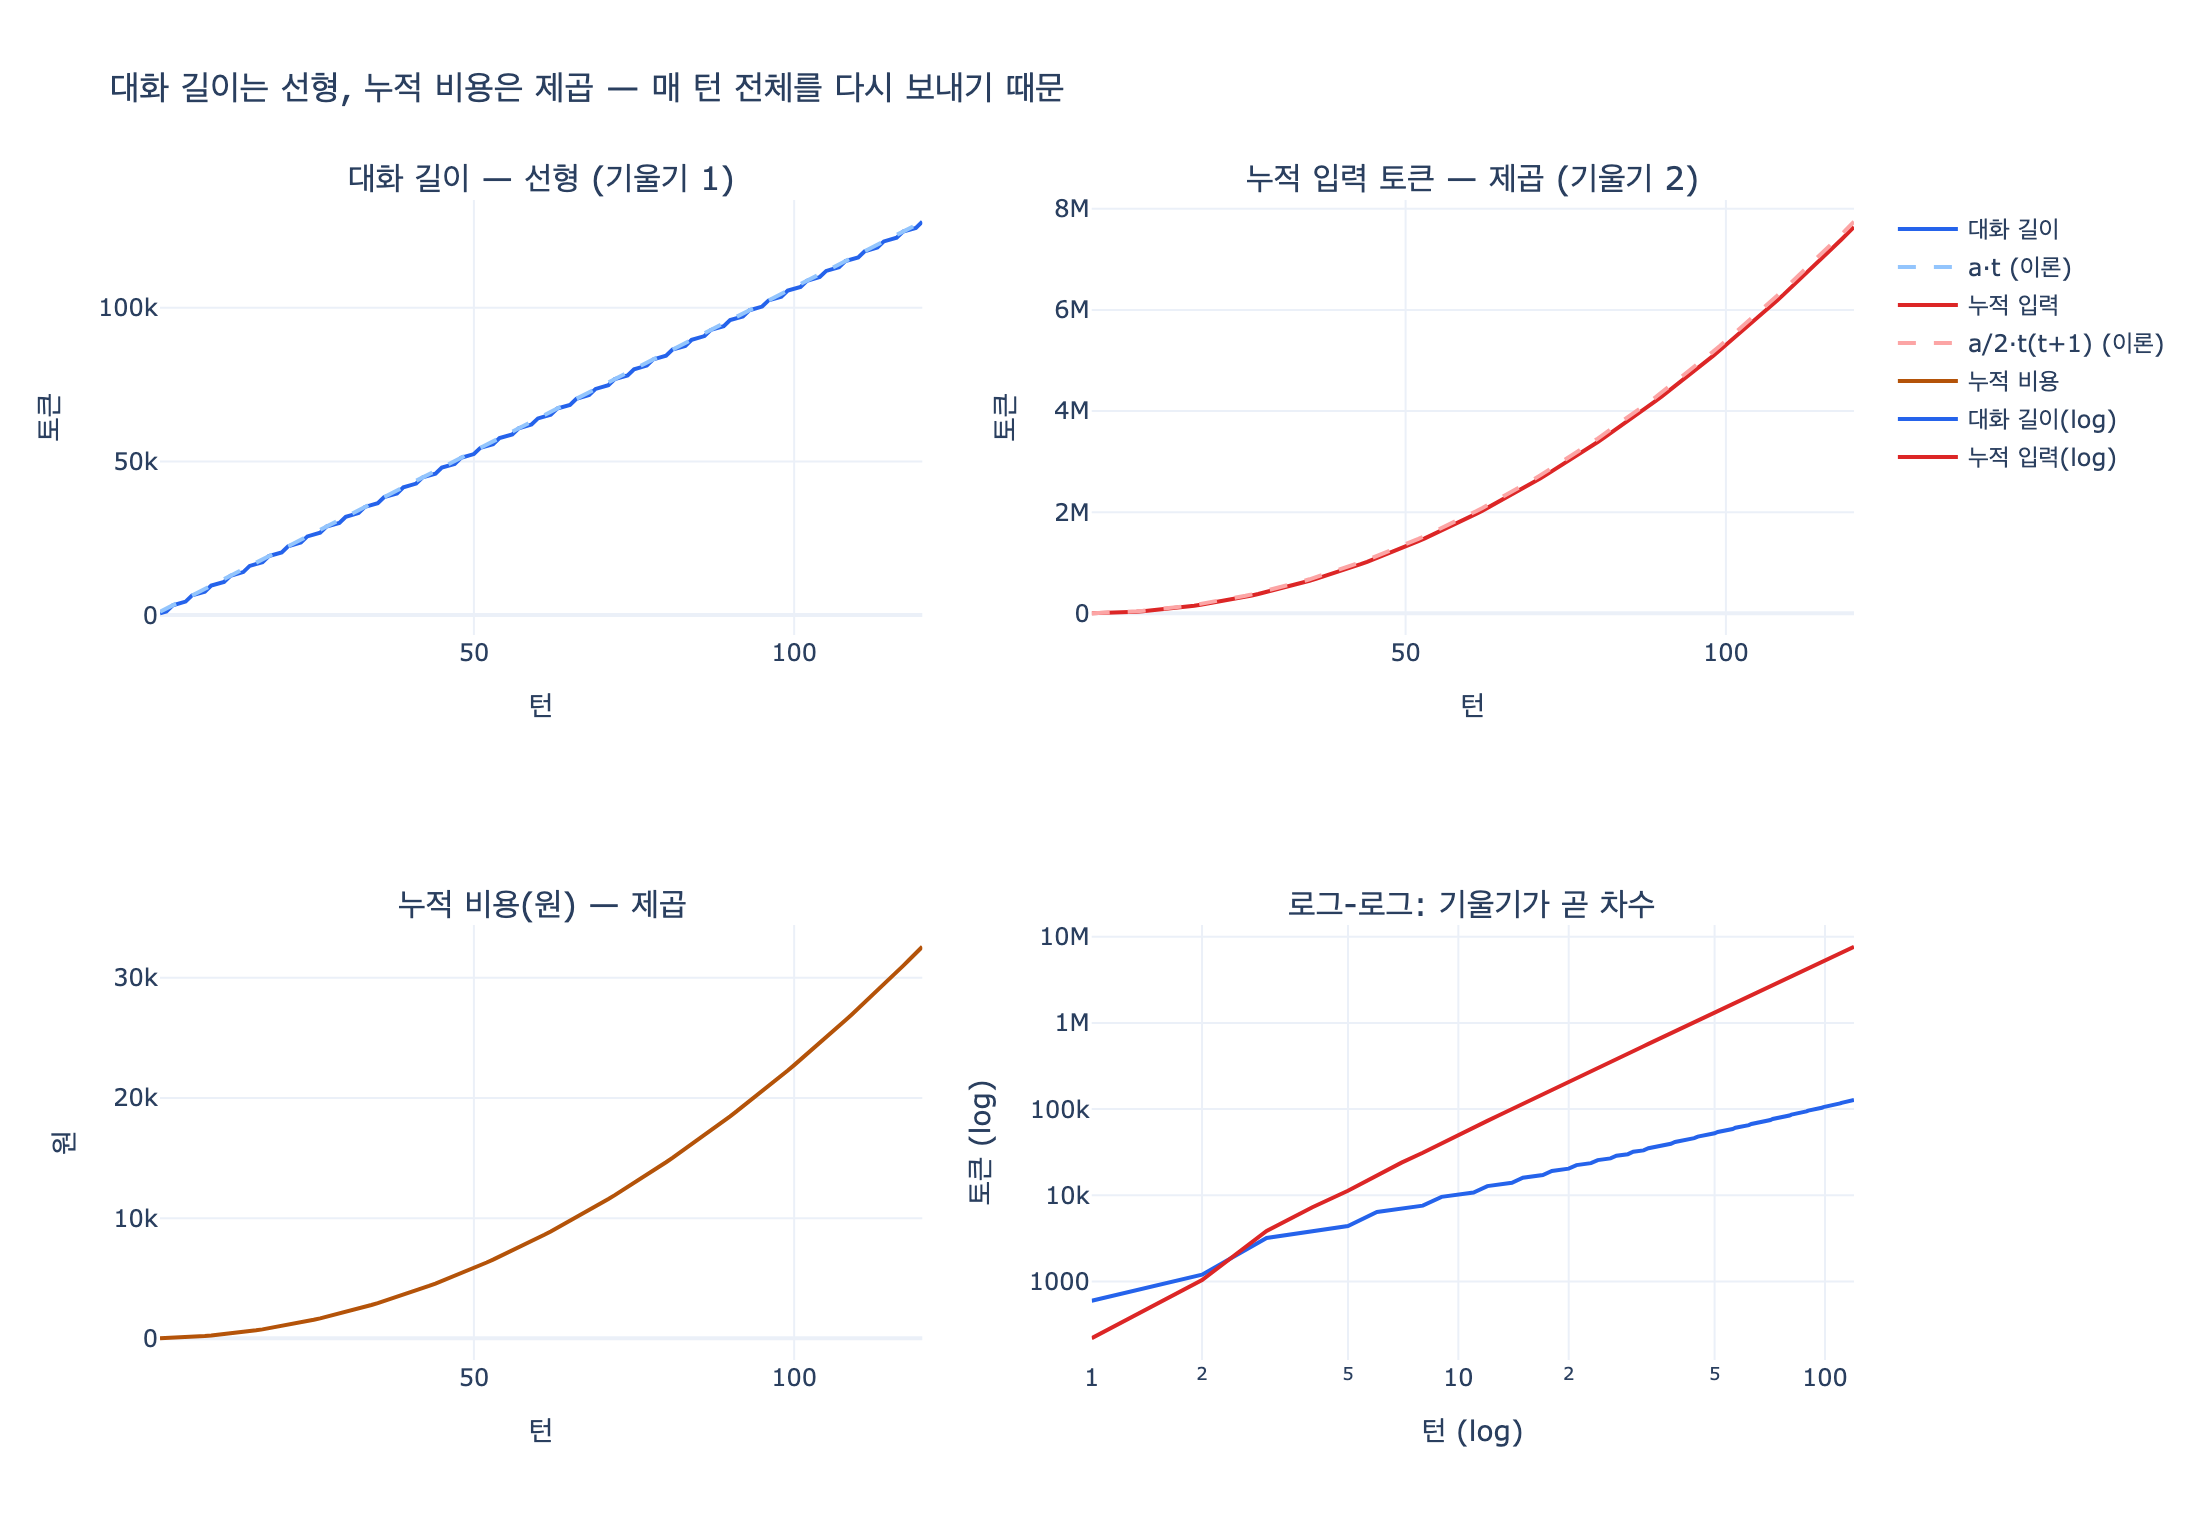

The Python source for this figure:
# 필요 패키지: plotly, kaleido  (pip install plotly kaleido)
# %% [markdown]
# # 대화 길이는 선형, 누적 비용은 제곱
#
# 24장 24.1절 / `ex1_growth.py`의 핵심을 단계적으로 재현한다.
#
# **질문** 대화 길이와 누적 비용은 각각 어떻게 자라는가?
#
# **답** 대화 길이는 **선형**으로, 누적 비용은 **제곱**으로 자란다.
# 이유는 하나다 — 스테이트리스 API라서 **매 턴 대화 전체를 다시 보내기** 때문이다.
#
# 턴 $t$에서 대화 길이를 $H(t)$, 그 턴에 새로 붙는 양을 $a$라 하면
#
# $$H(t) \approx a\,t \quad (\text{선형})$$
#
# 매 턴 $H(t)$를 통째로 다시 보내므로 누적 입력 토큰은
#
# $$S(t) = \sum_{k=1}^{t} H(k) \approx \frac{a}{2}\,t^2 \quad (\text{제곱})$$
#
# 따라서 **턴이 2배가 되면 비용은 4배**가 된다.

# %%
# 24장 ex1_growth.py와 동일한 파라미터
TURN_IN = 220  # 한 턴에 사용자가 넣는 토큰
TURN_OUT = 380  # 한 턴에 모델이 내놓는 토큰
TOOL_OUT = 1_400  # 도구 결과가 붙는 턴의 추가 토큰
TOOL_EVERY = 3  # 세 턴에 한 번 도구를 부른다

PRICE_IN = 3.0 / 1_000_000  # 달러, 입력 100만 토큰당
PRICE_OUT = 15.0 / 1_000_000  # 달러, 출력 100만 토큰당
KRW = 1_380

WINDOW = 200_000  # 모델이 받아 주는 최대 입력 토큰

# 한 턴에 «평균» 붙는 양 a
a = TURN_IN + TURN_OUT + TOOL_OUT / TOOL_EVERY
print(f"턴당 평균 증가량 a = {a:,.1f} 토큰")
# 출력: 턴당 평균 증가량 a = 1,066.7 토큰


def _show(fig):
    try:
        from IPython import get_ipython

        if get_ipython() is not None:  # VSCode 셀/Jupyter에서만 렌더링
            fig.show()
    except ImportError:
        pass


# %% [markdown]
# ## 1단계 — 시뮬레이션
#
# 매 턴 하는 일은 딱 세 가지다.
#
# 1. 사용자 입력을 대화에 붙인다 (그리고 3턴마다 도구 결과도 붙는다)
# 2. **지금까지 쌓인 대화 전체**를 입력으로 보낸다  ← 여기가 제곱의 원인
# 3. 모델 출력을 대화에 붙인다

# %%
def simulate(turns):
    history = 0  # 지금까지 쌓인 대화 길이 (= 한 번 보낼 때의 입력 크기)
    sent_in = 0  # 누적으로 «보낸» 입력 토큰
    sent_out = 0
    rows = []
    for t in range(1, turns + 1):
        history += TURN_IN
        if t % TOOL_EVERY == 0:
            history += TOOL_OUT
        sent_in += history  # 매 턴 전체 대화를 «다시» 보낸다
        sent_out += TURN_OUT
        history += TURN_OUT
        cost_krw = (sent_in * PRICE_IN + sent_out * PRICE_OUT) * KRW
        rows.append(
            {
                "turn": t,
                "history": history,  # 대화 길이 (선형)
                "sent_in": sent_in,  # 누적 입력 (제곱)
                "krw": cost_krw,  # 누적 비용 (제곱)
                "window_use": history / WINDOW,
            }
        )
    return rows


rows = simulate(120)
marks = [1, 5, 10, 20, 40, 80, 120]

print(f"{'턴':>5}{'대화 길이':>12}{'누적 입력':>14}{'누적 비용':>12}{'창 사용률':>10}")
print("-" * 56)
for r in rows:
    if r["turn"] in marks:
        print(
            f"{r['turn']:>5}{r['history']:>12,}{r['sent_in']:>14,}"
            f"{r['krw']:>11,.0f}원{r['window_use']:>9.0%}"
        )
# 출력:
#     턴       대화 길이         누적 입력       누적 비용     창 사용률
# --------------------------------------------------------
#     1         600           220          9원       0%
#     5       4,400        11,300         86원       2%
#    10      10,200        50,200        286원       5%
#    20      20,400       206,600      1,013원      10%
#    40      42,200       840,800      3,796원      21%
#    80      84,400     3,387,800     14,655원      42%
#   120     128,000     7,642,400     32,583원      64%

# %% [markdown]
# 표를 세로로 읽으면 두 열의 **성격이 다르다**는 게 보인다.
#
# | 턴 | 대화 길이 | 배수 | 누적 입력 | 배수 |
# |---|---|---|---|---|
# | 20 | 20,400 | — | 206,600 | — |
# | 40 | 42,200 | ×2.07 | 840,800 | ×4.07 |
# | 80 | 84,400 | ×2.00 | 3,387,800 | ×4.03 |
#
# 턴이 2배가 될 때 대화 길이는 **2배**(선형), 누적 입력은 **4배**(제곱)다.

# %%
# 배수를 직접 확인한다
by_turn = {r["turn"]: r for r in rows}
for lo, hi in [(10, 20), (20, 40), (40, 80), (60, 120)]:
    h = by_turn[hi]["history"] / by_turn[lo]["history"]
    s = by_turn[hi]["sent_in"] / by_turn[lo]["sent_in"]
    c = by_turn[hi]["krw"] / by_turn[lo]["krw"]
    print(f"{lo:>3}턴 → {hi:>3}턴 : 대화 길이 x{h:.2f}   누적 입력 x{s:.2f}   비용 x{c:.2f}")
# 출력:
#  10턴 →  20턴 : 대화 길이 x2.00   누적 입력 x4.12   비용 x3.53
#  20턴 →  40턴 : 대화 길이 x2.07   누적 입력 x4.07   비용 x3.75
#  40턴 →  80턴 : 대화 길이 x2.00   누적 입력 x4.03   비용 x3.86
#  60턴 → 120턴 : 대화 길이 x2.00   누적 입력 x4.02   비용 x3.91

# %% [markdown]
# 비용 배수가 4보다 약간 작은 건 출력 토큰($\propto t$, 선형) 이 섞여 있어서다.
# 턴이 길어질수록 입력이 지배하므로 비용 배수도 4에 수렴한다.

# %% [markdown]
# ## 2단계 — 닫힌 식과 맞춰 보기
#
# $$H(t) \approx a\,t, \qquad S(t) \approx \frac{a}{2}t^2 + \frac{a}{2}t = \frac{a}{2}t(t+1)$$

# %%
print(f"{'턴':>5}{'실제 대화 길이':>14}{'a*t':>10}{'실제 누적입력':>14}{'a/2*t(t+1)':>14}")
print("-" * 58)
for t in marks:
    r = by_turn[t]
    print(f"{t:>5}{r['history']:>14,}{a * t:>10,.0f}{r['sent_in']:>14,}{a / 2 * t * (t + 1):>14,.0f}")
# 출력:
#     턴      실제 대화 길이       a*t       실제 누적입력    a/2*t(t+1)
# ----------------------------------------------------------
#     1           600     1,067           220         1,067
#     5         4,400     5,333        11,300        16,000
#    10        10,200    10,667        50,200        58,667
#    20        20,400    21,333       206,600       224,000
#    40        42,200    42,667       840,800       874,667
#    80        84,400    85,333     3,387,800     3,456,000
#   120       128,000   128,000     7,642,400     7,744,000

# %% [markdown]
# 대화 길이는 $a\,t$와 거의 정확히 맞는다.
# 누적 입력은 초반에만 이론값보다 낮고(1턴 220 vs 1,067),
# 턴이 늘수록 이론값에 수렴한다(120턴에서 7,642,400 vs 7,744,000, 99%).
# 초반이 낮은 이유는 도구 결과가 3턴마다 «뒤늦게» 붙고,
# 그 턴의 모델 출력은 «다음» 턴부터 재전송되기 때문이다. 차수는 처음부터 $t^2$다.
#
# 차수를 직접 재 보자. $\log S$ 를 $\log t$ 에 대해 회귀하면 기울기가 지수다.

# %%
import math

lo, hi = 20, 120
slope_hist = (math.log(by_turn[hi]["history"]) - math.log(by_turn[lo]["history"])) / (
    math.log(hi) - math.log(lo)
)
slope_sent = (math.log(by_turn[hi]["sent_in"]) - math.log(by_turn[lo]["sent_in"])) / (
    math.log(hi) - math.log(lo)
)
print(f"대화 길이의 차수  ≈ {slope_hist:.3f}   (1 이면 선형)")
print(f"누적 입력의 차수  ≈ {slope_sent:.3f}   (2 이면 제곱)")
# 출력: 대화 길이의 차수  ≈ 1.025   (1 이면 선형)
# 출력: 누적 입력의 차수  ≈ 2.015   (2 이면 제곱)

# %% [markdown]
# ## 3단계 — «창이 아직 남았으니 괜찮다»가 틀린 이유
#
# 120턴에서도 창 사용률은 64%다. 아직 안 찼다.
# 그런데 누적 비용은 이미 20턴의 **32배**다. 돈이 창보다 먼저 터진다.

# %%
r20, r120 = by_turn[20], by_turn[120]
print(f"20턴  : 창 {r20['window_use']:.0%},  누적 비용 {r20['krw']:,.0f}원")
print(f"120턴 : 창 {r120['window_use']:.0%},  누적 비용 {r120['krw']:,.0f}원")
print(f"→ 창은 {r120['window_use'] / r20['window_use']:.1f}배인데 비용은 {r120['krw'] / r20['krw']:.1f}배")
# 출력: 20턴  : 창 10%,  누적 비용 1,013원
# 출력: 120턴 : 창 64%,  누적 비용 32,583원
# 출력: → 창은 6.3배인데 비용은 32.2배

# %%
# 24장 도입부의 «6.4배 청구서»를 재현한다.
# 20턴을 가정하고 예산을 잡았는데 실제 사용자는 평균 47턴을 썼다.
assumed, actual = 20, 47
print(f"가정 {assumed}턴 : {by_turn[assumed]['krw']:,.0f}원/대화")
print(f"실제 {actual}턴 : {by_turn[actual]['krw']:,.0f}원/대화")
print(f"→ 청구서 배수 {by_turn[actual]['krw'] / by_turn[assumed]['krw']:.1f}배")
print(f"   (턴 배수는 {actual / assumed:.2f}배일 뿐인데)")
# 출력: 가정 20턴 : 1,013원/대화
# 출력: 실제 47턴 : 5,184원/대화
# 출력: → 청구서 배수 5.1배
# 출력:    (턴 배수는 2.35배일 뿐인데)

# %% [markdown]
# 턴 수는 2.35배 늘었을 뿐인데 청구서는 5.1배다. $2.35^2 \approx 5.5$ 니 제곱이 맞다.
# 책의 6.4배는 도구 사용량 등 파라미터 차이지만, **메커니즘은 이 제곱 그대로**다.

# %% [markdown]
# ## 4단계 — 그래프로 확인
#
# 왼쪽은 선형(직선), 오른쪽은 제곱(위로 휘는 곡선).
# 아래 로그–로그 그래프에서는 기울기가 각각 1과 2인 직선으로 보인다.

# %%
import plotly.graph_objects as go
from plotly.subplots import make_subplots

turns = [r["turn"] for r in rows]
hist = [r["history"] for r in rows]
sent = [r["sent_in"] for r in rows]
krw = [r["krw"] for r in rows]

fig = make_subplots(
    rows=2,
    cols=2,
    subplot_titles=(
        "대화 길이 — 선형 (기울기 1)",
        "누적 입력 토큰 — 제곱 (기울기 2)",
        "누적 비용(원) — 제곱",
        "로그-로그: 기울기가 곧 차수",
    ),
)

fig.add_trace(go.Scatter(x=turns, y=hist, name="대화 길이", line=dict(color="#2563eb")), row=1, col=1)
fig.add_trace(
    go.Scatter(x=turns, y=[a * t for t in turns], name="a·t (이론)", line=dict(color="#93c5fd", dash="dash")),
    row=1,
    col=1,
)
fig.add_trace(go.Scatter(x=turns, y=sent, name="누적 입력", line=dict(color="#dc2626")), row=1, col=2)
fig.add_trace(
    go.Scatter(
        x=turns,
        y=[a / 2 * t * (t + 1) for t in turns],
        name="a/2·t(t+1) (이론)",
        line=dict(color="#fca5a5", dash="dash"),
    ),
    row=1,
    col=2,
)
fig.add_trace(go.Scatter(x=turns, y=krw, name="누적 비용", line=dict(color="#b45309")), row=2, col=1)
fig.add_trace(go.Scatter(x=turns, y=hist, name="대화 길이(log)", line=dict(color="#2563eb")), row=2, col=2)
fig.add_trace(go.Scatter(x=turns, y=sent, name="누적 입력(log)", line=dict(color="#dc2626")), row=2, col=2)

fig.update_xaxes(title_text="턴", row=1, col=1)
fig.update_xaxes(title_text="턴", row=1, col=2)
fig.update_xaxes(title_text="턴", row=2, col=1)
fig.update_xaxes(title_text="턴 (log)", type="log", row=2, col=2)
fig.update_yaxes(title_text="토큰", row=1, col=1)
fig.update_yaxes(title_text="토큰", row=1, col=2)
fig.update_yaxes(title_text="원", row=2, col=1)
fig.update_yaxes(title_text="토큰 (log)", type="log", row=2, col=2)

fig.update_layout(
    title="대화 길이는 선형, 누적 비용은 제곱 — 매 턴 전체를 다시 보내기 때문",
    height=760,
    width=1100,
    template="plotly_white",
)

_show(fig)
fig.write_image("expy.png", scale=2)
print("expy.png 저장 완료")
# 출력: expy.png 저장 완료

# %% [markdown]
# ## 정리
#
# | 항목 | 자라는 모양 | 턴 2배일 때 |
# |---|---|---|
# | 대화 길이 $H(t)$ | 선형 $O(t)$ | 2배 |
# | 매 턴 보내는 입력 | 선형 $O(t)$ | 2배 |
# | **누적 입력 / 누적 비용** $S(t)$ | **제곱 $O(t^2)$** | **4배** |
#
# - 제곱의 원인은 모델 API가 스테이트리스라서 **매 턴 대화 전체를 재전송**하기 때문이다.
# - 그래서 «창이 아직 안 찼으니 괜찮다»는 잘못된 안심이다. **비용은 창이 차기 훨씬 전에 문제가 된다.**
# - 20턴 기준으로 잡은 예산이 47턴 실사용에서 무너지는 이유가 이 제곱이다.
# - 완화 수단: 요약/압축(24.2~24.3), 오프로딩(24.4), 계층 기억(24.5),
#   그리고 접두사 재전송분을 싸게 만드는 **프롬프트 캐싱**.
